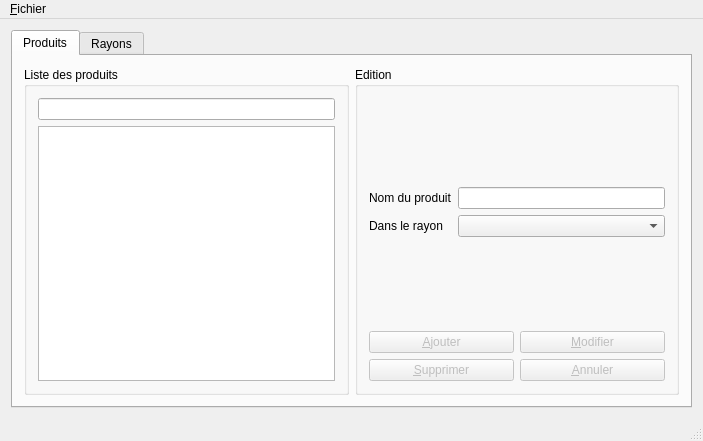
<?xml version="1.0" encoding="UTF-8"?>
<ui version="4.0">
 <class>MainWindow</class>
 <widget class="QMainWindow" name="MainWindow">
  <property name="geometry">
   <rect>
    <x>0</x>
    <y>0</y>
    <width>703</width>
    <height>441</height>
   </rect>
  </property>
  <property name="windowTitle">
   <string>BackOffice - NewWorld</string>
  </property>
  <widget class="QWidget" name="centralWidget">
   <layout class="QVBoxLayout" name="verticalLayout_3">
    <item>
     <widget class="QTabWidget" name="tabWidget">
      <property name="currentIndex">
       <number>0</number>
      </property>
      <widget class="QWidget" name="tabProduits">
       <attribute name="title">
        <string>Produits</string>
       </attribute>
       <layout class="QGridLayout" name="gridLayout_7">
        <item row="0" column="0">
         <widget class="QGroupBox" name="groupBoxListeProduits">
          <property name="title">
           <string>Liste des produits</string>
          </property>
          <layout class="QGridLayout" name="gridLayout_5">
           <item row="1" column="0">
            <widget class="QListWidget" name="listWidgetProduits">
             <property name="minimumSize">
              <size>
               <width>250</width>
               <height>250</height>
              </size>
             </property>
             <property name="alternatingRowColors">
              <bool>true</bool>
             </property>
            </widget>
           </item>
           <item row="0" column="0">
            <widget class="QLineEdit" name="lineEditRechercheProduits">
             <property name="minimumSize">
              <size>
               <width>250</width>
               <height>0</height>
              </size>
             </property>
            </widget>
           </item>
          </layout>
         </widget>
        </item>
        <item row="0" column="1">
         <widget class="QGroupBox" name="groupBoxEditionProduits">
          <property name="title">
           <string>Edition</string>
          </property>
          <layout class="QGridLayout" name="gridLayout_6">
           <item row="0" column="0">
            <layout class="QVBoxLayout" name="verticalLayout">
             <item>
              <spacer name="verticalSpacer">
               <property name="orientation">
                <enum>Qt::Vertical</enum>
               </property>
               <property name="sizeHint" stdset="0">
                <size>
                 <width>20</width>
                 <height>40</height>
                </size>
               </property>
              </spacer>
             </item>
             <item>
              <layout class="QFormLayout" name="formLayout">
               <item row="0" column="0">
                <widget class="QLabel" name="labelProduitNomDuProduit">
                 <property name="text">
                  <string>Nom du produit</string>
                 </property>
                </widget>
               </item>
               <item row="0" column="1">
                <widget class="QLineEdit" name="lineEditProduits">
                 <property name="minimumSize">
                  <size>
                   <width>194</width>
                   <height>0</height>
                  </size>
                 </property>
                </widget>
               </item>
               <item row="1" column="0">
                <widget class="QLabel" name="labelProduitDansLeRayons">
                 <property name="text">
                  <string>Dans le rayon</string>
                 </property>
                </widget>
               </item>
               <item row="1" column="1">
                <widget class="QComboBox" name="comboBoxProduitsRayons">
                 <property name="minimumSize">
                  <size>
                   <width>200</width>
                   <height>0</height>
                  </size>
                 </property>
                </widget>
               </item>
              </layout>
             </item>
             <item>
              <spacer name="verticalSpacer_2">
               <property name="orientation">
                <enum>Qt::Vertical</enum>
               </property>
               <property name="sizeHint" stdset="0">
                <size>
                 <width>20</width>
                 <height>40</height>
                </size>
               </property>
              </spacer>
             </item>
             <item>
              <layout class="QGridLayout" name="gridLayout_3">
               <item row="0" column="0">
                <widget class="QPushButton" name="pushButtonProduitsAjouter">
                 <property name="enabled">
                  <bool>false</bool>
                 </property>
                 <property name="text">
                  <string>&amp;Ajouter</string>
                 </property>
                </widget>
               </item>
               <item row="0" column="1">
                <widget class="QPushButton" name="pushButtonProduitsModifier">
                 <property name="enabled">
                  <bool>false</bool>
                 </property>
                 <property name="text">
                  <string>&amp;Modifier</string>
                 </property>
                </widget>
               </item>
               <item row="1" column="0">
                <widget class="QPushButton" name="pushButtonProduitsSupprimer">
                 <property name="enabled">
                  <bool>false</bool>
                 </property>
                 <property name="text">
                  <string>&amp;Supprimer</string>
                 </property>
                </widget>
               </item>
               <item row="1" column="1">
                <widget class="QPushButton" name="pushButtonProduitsAnnuler">
                 <property name="enabled">
                  <bool>false</bool>
                 </property>
                 <property name="text">
                  <string>&amp;Annuler</string>
                 </property>
                </widget>
               </item>
              </layout>
             </item>
            </layout>
           </item>
          </layout>
         </widget>
        </item>
       </layout>
      </widget>
      <widget class="QWidget" name="tabRayons">
       <attribute name="title">
        <string>Rayons</string>
       </attribute>
       <layout class="QGridLayout" name="gridLayout_8">
        <item row="0" column="0">
         <widget class="QGroupBox" name="groupBoxListeRayons">
          <property name="title">
           <string>Liste des rayons</string>
          </property>
          <layout class="QGridLayout" name="gridLayout">
           <item row="0" column="0">
            <widget class="QListWidget" name="listWidgetRayons">
             <property name="minimumSize">
              <size>
               <width>250</width>
               <height>250</height>
              </size>
             </property>
             <property name="alternatingRowColors">
              <bool>true</bool>
             </property>
            </widget>
           </item>
          </layout>
         </widget>
        </item>
        <item row="0" column="1">
         <widget class="QGroupBox" name="groupBoxRayonsEdition">
          <property name="title">
           <string>Edition</string>
          </property>
          <layout class="QGridLayout" name="gridLayout_4">
           <item row="0" column="0">
            <layout class="QVBoxLayout" name="verticalLayout_2">
             <item>
              <spacer name="verticalSpacer_3">
               <property name="orientation">
                <enum>Qt::Vertical</enum>
               </property>
               <property name="sizeHint" stdset="0">
                <size>
                 <width>20</width>
                 <height>40</height>
                </size>
               </property>
              </spacer>
             </item>
             <item>
              <layout class="QFormLayout" name="formLayout_2">
               <item row="0" column="0">
                <widget class="QLabel" name="labelRayonsNomDuRayon">
                 <property name="text">
                  <string>Nom du rayon</string>
                 </property>
                </widget>
               </item>
               <item row="0" column="1">
                <widget class="QLineEdit" name="lineEditRayons">
                 <property name="minimumSize">
                  <size>
                   <width>194</width>
                   <height>0</height>
                  </size>
                 </property>
                </widget>
               </item>
              </layout>
             </item>
             <item>
              <spacer name="verticalSpacer_4">
               <property name="orientation">
                <enum>Qt::Vertical</enum>
               </property>
               <property name="sizeHint" stdset="0">
                <size>
                 <width>20</width>
                 <height>40</height>
                </size>
               </property>
              </spacer>
             </item>
             <item>
              <layout class="QGridLayout" name="gridLayout_2">
               <item row="0" column="0">
                <widget class="QPushButton" name="pushButtonRayonsAjouter">
                 <property name="enabled">
                  <bool>false</bool>
                 </property>
                 <property name="text">
                  <string>&amp;Ajouter</string>
                 </property>
                </widget>
               </item>
               <item row="0" column="1">
                <widget class="QPushButton" name="pushButtonRayonsModifier">
                 <property name="enabled">
                  <bool>false</bool>
                 </property>
                 <property name="text">
                  <string>&amp;Modifier</string>
                 </property>
                </widget>
               </item>
               <item row="1" column="0">
                <widget class="QPushButton" name="pushButtonRayonsSupprimer">
                 <property name="enabled">
                  <bool>false</bool>
                 </property>
                 <property name="text">
                  <string>&amp;Supprimer</string>
                 </property>
                 <property name="checkable">
                  <bool>false</bool>
                 </property>
                </widget>
               </item>
               <item row="1" column="1">
                <widget class="QPushButton" name="pushButtonRayonsAnnuler">
                 <property name="enabled">
                  <bool>false</bool>
                 </property>
                 <property name="text">
                  <string>&amp;Annuler</string>
                 </property>
                </widget>
               </item>
              </layout>
             </item>
            </layout>
           </item>
          </layout>
         </widget>
        </item>
       </layout>
      </widget>
     </widget>
    </item>
   </layout>
  </widget>
  <widget class="QMenuBar" name="menuBar">
   <property name="geometry">
    <rect>
     <x>0</x>
     <y>0</y>
     <width>703</width>
     <height>22</height>
    </rect>
   </property>
   <widget class="QMenu" name="menu_Fichier">
    <property name="title">
     <string>&amp;Fichier</string>
    </property>
    <addaction name="action_Quitter"/>
   </widget>
   <addaction name="menu_Fichier"/>
  </widget>
  <widget class="QStatusBar" name="statusBar"/>
  <action name="action_Quitter">
   <property name="text">
    <string>&amp;Quitter</string>
   </property>
  </action>
 </widget>
 <layoutdefault spacing="6" margin="11"/>
 <tabstops>
  <tabstop>listWidgetRayons</tabstop>
  <tabstop>lineEditRayons</tabstop>
  <tabstop>pushButtonRayonsAjouter</tabstop>
  <tabstop>pushButtonRayonsModifier</tabstop>
  <tabstop>pushButtonRayonsSupprimer</tabstop>
  <tabstop>pushButtonRayonsAnnuler</tabstop>
  <tabstop>tabWidget</tabstop>
  <tabstop>lineEditRechercheProduits</tabstop>
  <tabstop>listWidgetProduits</tabstop>
  <tabstop>lineEditProduits</tabstop>
  <tabstop>comboBoxProduitsRayons</tabstop>
  <tabstop>pushButtonProduitsAjouter</tabstop>
  <tabstop>pushButtonProduitsModifier</tabstop>
  <tabstop>pushButtonProduitsSupprimer</tabstop>
  <tabstop>pushButtonProduitsAnnuler</tabstop>
 </tabstops>
 <resources/>
 <connections/>
</ui>
